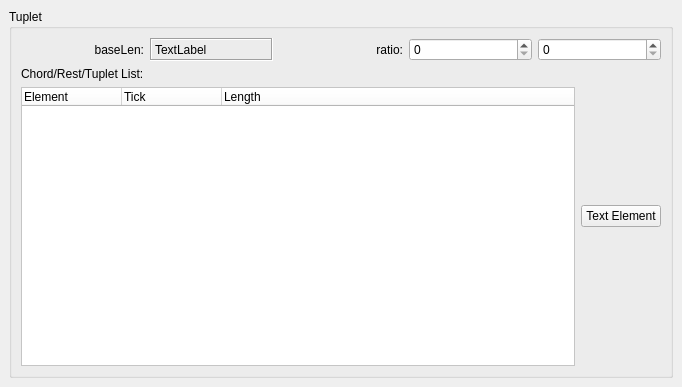
<?xml version="1.0" encoding="UTF-8"?>
<ui version="4.0">
 <class>TupletBase</class>
 <widget class="QWidget" name="TupletBase">
  <property name="geometry">
   <rect>
    <x>0</x>
    <y>0</y>
    <width>682</width>
    <height>387</height>
   </rect>
  </property>
  <property name="windowTitle">
   <string>Form</string>
  </property>
  <layout class="QVBoxLayout">
   <property name="spacing">
    <number>6</number>
   </property>
   <property name="margin">
    <number>9</number>
   </property>
   <item>
    <widget class="QGroupBox" name="groupBox">
     <property name="title">
      <string notr="true" extracomment="do not translate">Tuplet</string>
     </property>
     <property name="flat">
      <bool>true</bool>
     </property>
     <layout class="QGridLayout">
      <property name="margin">
       <number>9</number>
      </property>
      <property name="spacing">
       <number>6</number>
      </property>
      <item row="0" column="0" colspan="2">
       <layout class="QHBoxLayout">
        <property name="spacing">
         <number>6</number>
        </property>
        <property name="margin">
         <number>0</number>
        </property>
        <item>
         <widget class="QLabel" name="label">
          <property name="text">
           <string notr="true" extracomment="do not translate">baseLen:</string>
          </property>
          <property name="alignment">
           <set>Qt::AlignRight|Qt::AlignTrailing|Qt::AlignVCenter</set>
          </property>
         </widget>
        </item>
        <item>
         <widget class="QLabel" name="baseLen">
          <property name="sizePolicy">
           <sizepolicy hsizetype="Preferred" vsizetype="Preferred">
            <horstretch>0</horstretch>
            <verstretch>0</verstretch>
           </sizepolicy>
          </property>
          <property name="frameShape">
           <enum>QFrame::Box</enum>
          </property>
          <property name="frameShadow">
           <enum>QFrame::Sunken</enum>
          </property>
          <property name="text">
           <string notr="true">TextLabel</string>
          </property>
         </widget>
        </item>
        <item>
         <widget class="QLabel" name="label_2">
          <property name="text">
           <string notr="true" extracomment="do not translate">ratio:</string>
          </property>
          <property name="alignment">
           <set>Qt::AlignRight|Qt::AlignTrailing|Qt::AlignVCenter</set>
          </property>
         </widget>
        </item>
        <item>
         <widget class="QSpinBox" name="ratioZ">
          <property name="maximum">
           <number>99999</number>
          </property>
         </widget>
        </item>
        <item>
         <widget class="QSpinBox" name="ratioN">
          <property name="maximum">
           <number>99999</number>
          </property>
         </widget>
        </item>
       </layout>
      </item>
      <item row="1" column="0">
       <widget class="QLabel" name="label_4">
        <property name="text">
         <string notr="true" extracomment="do not translate">Chord/Rest/Tuplet List:</string>
        </property>
       </widget>
      </item>
      <item row="1" column="1" rowspan="2">
       <widget class="QPushButton" name="number">
        <property name="text">
         <string notr="true" extracomment="do not translate">Text Element</string>
        </property>
       </widget>
      </item>
      <item row="2" column="0">
       <widget class="QTreeWidget" name="elements">
        <property name="palette">
         <palette>
          <active>
           <colorrole role="Button">
            <brush brushstyle="SolidPattern">
             <color alpha="255">
              <red>255</red>
              <green>255</green>
              <blue>255</blue>
             </color>
            </brush>
           </colorrole>
           <colorrole role="Mid">
            <brush brushstyle="SolidPattern">
             <color alpha="255">
              <red>255</red>
              <green>255</green>
              <blue>255</blue>
             </color>
            </brush>
           </colorrole>
           <colorrole role="Base">
            <brush brushstyle="SolidPattern">
             <color alpha="255">
              <red>255</red>
              <green>255</green>
              <blue>255</blue>
             </color>
            </brush>
           </colorrole>
           <colorrole role="Window">
            <brush brushstyle="SolidPattern">
             <color alpha="255">
              <red>255</red>
              <green>255</green>
              <blue>255</blue>
             </color>
            </brush>
           </colorrole>
          </active>
          <inactive>
           <colorrole role="Button">
            <brush brushstyle="SolidPattern">
             <color alpha="255">
              <red>255</red>
              <green>255</green>
              <blue>255</blue>
             </color>
            </brush>
           </colorrole>
           <colorrole role="Mid">
            <brush brushstyle="SolidPattern">
             <color alpha="255">
              <red>255</red>
              <green>255</green>
              <blue>255</blue>
             </color>
            </brush>
           </colorrole>
           <colorrole role="Base">
            <brush brushstyle="SolidPattern">
             <color alpha="255">
              <red>255</red>
              <green>255</green>
              <blue>255</blue>
             </color>
            </brush>
           </colorrole>
           <colorrole role="Window">
            <brush brushstyle="SolidPattern">
             <color alpha="255">
              <red>255</red>
              <green>255</green>
              <blue>255</blue>
             </color>
            </brush>
           </colorrole>
          </inactive>
          <disabled>
           <colorrole role="Button">
            <brush brushstyle="SolidPattern">
             <color alpha="255">
              <red>255</red>
              <green>255</green>
              <blue>255</blue>
             </color>
            </brush>
           </colorrole>
           <colorrole role="Mid">
            <brush brushstyle="SolidPattern">
             <color alpha="255">
              <red>255</red>
              <green>255</green>
              <blue>255</blue>
             </color>
            </brush>
           </colorrole>
           <colorrole role="Base">
            <brush brushstyle="SolidPattern">
             <color alpha="255">
              <red>255</red>
              <green>255</green>
              <blue>255</blue>
             </color>
            </brush>
           </colorrole>
           <colorrole role="Window">
            <brush brushstyle="SolidPattern">
             <color alpha="255">
              <red>255</red>
              <green>255</green>
              <blue>255</blue>
             </color>
            </brush>
           </colorrole>
          </disabled>
         </palette>
        </property>
        <property name="toolTip">
         <string/>
        </property>
        <property name="indentation">
         <number>0</number>
        </property>
        <property name="rootIsDecorated">
         <bool>false</bool>
        </property>
        <property name="uniformRowHeights">
         <bool>true</bool>
        </property>
        <property name="itemsExpandable">
         <bool>false</bool>
        </property>
        <property name="allColumnsShowFocus">
         <bool>true</bool>
        </property>
        <column>
         <property name="text">
          <string notr="true" extracomment="do not translate">Element</string>
         </property>
        </column>
        <column>
         <property name="text">
          <string notr="true" extracomment="do not translate">Tick</string>
         </property>
        </column>
        <column>
         <property name="text">
          <string notr="true" extracomment="do not translate">Length</string>
         </property>
        </column>
       </widget>
      </item>
     </layout>
    </widget>
   </item>
  </layout>
 </widget>
 <resources/>
 <connections/>
</ui>
